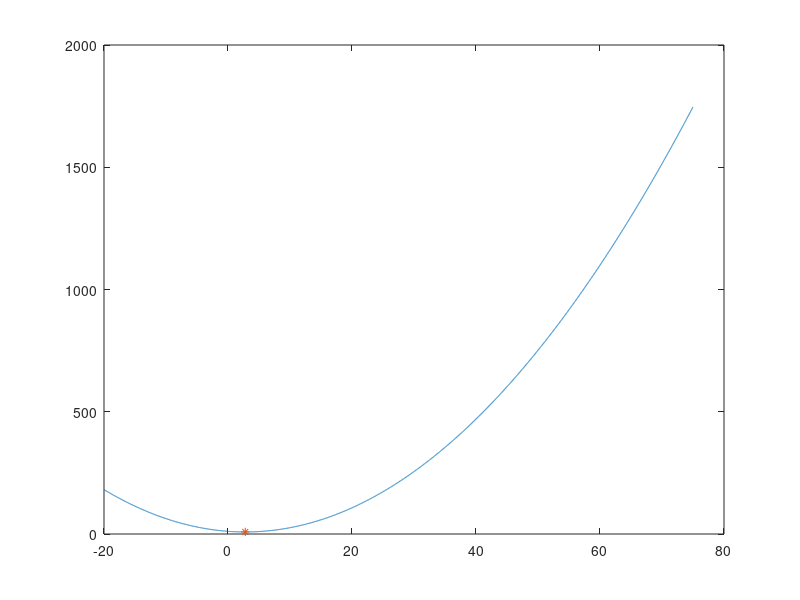

This figure's MATLAB source:
clear x
clear y

x=-20:0.01:75;
%x=0:0.01:12;
%f=@(x)x.^2;
f=@(x)(1/3)*(x.^2)-((13/7)*x)+11;
%f=@(x)(1/3)*(x-3).^3+(x-4).^2;
%y=(1/3)*(x.^2)-((13/7)*x)+11;
%y=(1/3)*(x-3).^3+(x-4).^2;
plot(x,f(x))
hold on;

h=0.01;
df=@(x)(f(x+h)-f(x-h))/(2*h);
d2f=@(x)(f(x+h)-(2*f(x))+f(x-h))/(h.^2);

for k=1:100
    x(k+1)=x(k)-(df(x(k))/d2f(x(k)));
end

%y=(1/3)*(x(k+1).^2)-((13/7)*x(k+1))+11;
plot(x(k+1),f(x(k+1)),'*')

